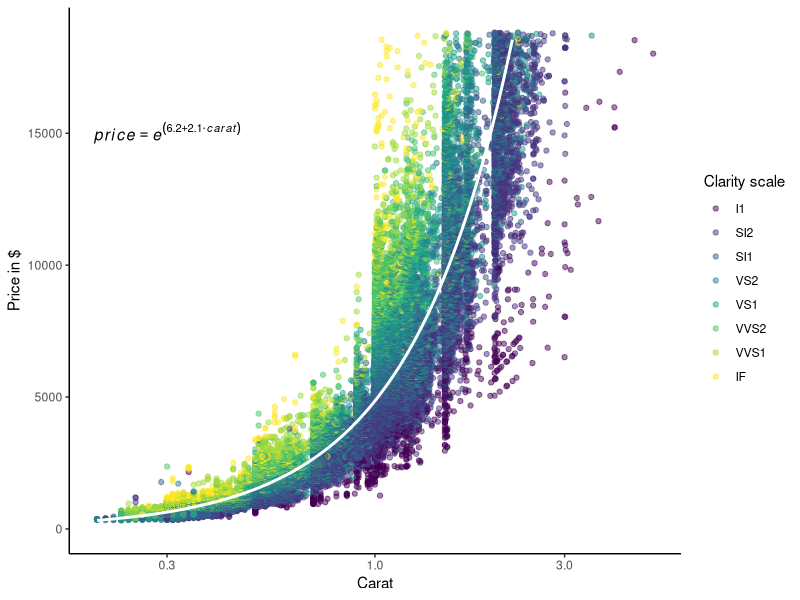

This figure's R source:
library(tidyverse)
# y = exp(b0 + b1*x)
lm_eqn <- function(diamonds){
  m <- glm(price ~ carat, diamonds, family = Gamma(link = "log"));
  eq <- substitute(italic(price) == italic(e)^(a + b %.% italic(carat)), 
                   list(a = format(unname(coef(m)[1]), digits = 2),
                        b = format(unname(coef(m)[2]), digits = 2)))
  as.character(as.expression(eq));
}

# Plot with formula annotated
ggplot(diamonds, aes(carat, price)) + 
  geom_point(aes(color=clarity), alpha = .5) +
  theme_classic() +
  labs(color = "Clarity scale", y = "Price in $", x = "Carat") +
  scale_x_continuous(trans='log10') +
  geom_smooth(method="glm",
              method.args=list(family=Gamma(link="log")), formula = y ~ x, colour = "white") +
  annotate(x = 0.3, y = 15000, geom = "text", label = lm_eqn(diamonds), parse = TRUE, size = 4) +
  ylim(0, max(diamonds$price))
